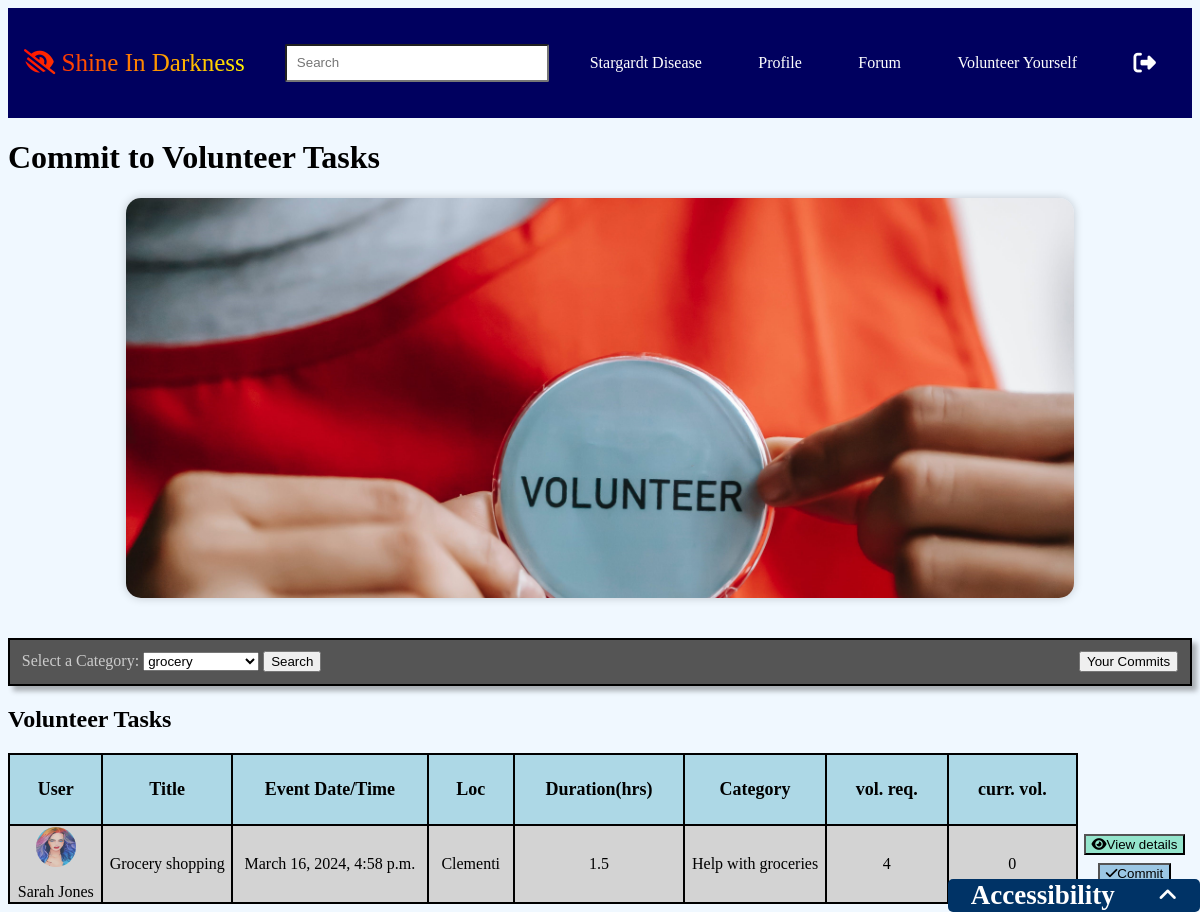
The page /all_patient_volunteer_helps/ (signed in) on the database its author committed.
### mysocialapp/models.py (models this page shows, shortened)
class VolunteerHelp(models.Model):
    CATEGORY_CHOICES = (
        ("grocery", "Help with groceries"),
        ("house_cleaning", "Help with house cleaning"),
        ("emotional", "Provide emotional help"),
        ("others", "Help with specific tasks"),
    )
    SINGAPORE_LOCATIONS = (
        ("Sembawang", "Sembawang"),
        ("Woodlands", "Woodlands"),
        ("Yishun", "Yishun"),
        ("Ang Mo Kio", "Ang Mo Kio"),
        ("Hougang", "Hougang"),
        ("Punggol", "Punggol"),
        ("Sengkang", "Sengkang"),
        ("Serangoon", "Serangoon"),
        ("Bedok", "Bedok"),
        ("Pasir Ris", "Pasir Ris"),
        ("Tampines", "Tampines"),
        ("Bukit Batok", "Bukit Batok"),
        ("Bukit Panjang", "Bukit Panjang"),
        ("Choa Chu Kang", "Choa Chu Kang"),
        ("Clementi", "Clementi"),
        ("Jurong East", "Jurong East"),
        ("Jurong West", "Jurong West"),
        ("Tengah", "Tengah"),
        ("Central", "Central"),
        ("Bishan", "Bishan"),
        ("Bukit Merah", "Bukit Merah"),
        ("Bukit Timah", "Bukit Timah"),
        ("Central Area", "Central Area"),
        ("Geylang", "Geylang"),
        ("Kallang/ Whampoa", "Kallang/ Whampoa"),
        ("Marine Parade", "Marine Parade"),
        ("Queenstown", "Queenstown"),
        ("Toa Payoh", "Toa Payoh"),
    )
    user = models.ForeignKey(AppUser, related_name="patients", on_delete=models.CASCADE)
    title = models.CharField(max_length=255, null=False, blank=False)
    description = models.TextField(null=False, blank=False)
    preferred_date_time = models.DateTimeField(null=False, blank=False)
    duration = models.DecimalField(
        max_digits=3, decimal_places=1, null=False, blank=False
    )
    category = models.CharField(max_length=20, choices=CATEGORY_CHOICES)
    volunteer_limit = models.PositiveIntegerField(
        validators=[
            MinValueValidator(1, message="At least 1 volunteer is required."),
            MaxValueValidator(5, message="No more than 5 volunteers allowed."),
        ]
    )  # Field for the preferred number of volunteers
    created_at = models.DateTimeField(auto_now_add=True)
    location = models.CharField(     max_length=50,
        choices=SINGAPORE_LOCATIONS,
        help_text="Select a location in Singapore",
    )

class AppUser(models.Model):
    CATEGORY_CHOICES = (
        ("patient", "patient"),
        ("volunteer", "volunteer"),
    )
    user = models.OneToOneField(User, on_delete=models.CASCADE)
    name = models.CharField(max_length=255, null=False, blank=False)
    email = models.EmailField(null=True, blank=True)
    profile_image = models.ImageField(null=True, blank=True)
    background_image = models.ImageField(null=True, blank=True)
    bio = models.CharField(max_length=255, null=True, blank=True)
    group = models.CharField(
        max_length=20, null=False, blank=False, choices=CATEGORY_CHOICES
    )

### mysocialapp/views.py (the view, shortened to what this page needs)
# urls.py: path('all_patient_volunteer_helps/',login_required(login_url="../")(views.allPatientVolunteerHelps),name='all_patient_volunteer_helps'),
@login_required
def allPatientVolunteerHelps(request):
    user = request.user  # Get the authenticated user
    appuser = AppUser.objects.get(user=user)
    help_expired = False
    if request.GET.get("expired_help"):
        if request.GET.get("expired_help") == "true":
            help_expired = True
    now = timezone.now()
    selected_category = request.GET.get("category")
    categories = ["grocery", "house_cleaning", "emotional", "others"]
    if selected_category:
        volunteer_helps = VolunteerHelp.objects.filter(
            category=selected_category, preferred_date_time__gt=now
        ).order_by("-created_at")
    else:
        volunteer_helps = VolunteerHelp.objects.filter(
            category="grocery", preferred_date_time__gt=now
        ).order_by("-created_at")
    upcoming_helps_with_volunteer_count = []
    for volunteer_help in volunteer_helps:
        volunteer_count = VolunteeredHelp.objects.filter(
            volunteer_help=volunteer_help
        ).count()
        if not VolunteeredHelp.objects.filter(
            volunteer_help=volunteer_help, user=appuser
        ).exists():
            if volunteer_count < volunteer_help.volunteer_limit:
                upcoming_helps_with_volunteer_count.append(
                    (volunteer_help, volunteer_count)
                )
    any_field_changed = False
    context = {
        "user": user,
        "appuser": appuser,
        "categories": categories,
        "selected_category": selected_category,
        "upcoming_helps": upcoming_helps_with_volunteer_count,
        "any_field_changed": any_field_changed,
        "help_expired": help_expired,
    }
    return render(request, "screens/all_patient_volunteer_helps.html", context)

### mysocialapp/templates/screens/all_patient_volunteer_helps.html (shortened to what this page needs)
{% load bootstrap4 %}
{% load static %}
<html lang="en">
  <head>
    <link rel="stylesheet" href="../../static/css/css.css" />
    <link href="{% static 'fontawesomefree/css/fontawesome.css' %}" rel="stylesheet" type="text/css">
    <link href="{% static 'fontawesomefree/css/brands.css' %}" rel="stylesheet" type="text/css">
    <link href="{% static 'fontawesomefree/css/solid.css' %}" rel="stylesheet" type="text/css">
  </head>
  <body>
    <ul class="navbar">
      <li class="nav-logo"><i class="fas fa-low-vision"></i> Shine In Darkness</li>
      <div id="search_user">
        <input id="search_input" type="text" placeholder="Search" />
      </div>
      <li class="nav-item"><a href="../disease_overview">Stargardt Disease</a></li>
      <li class="nav-item"><a href="../profile">Profile</a></li>
      <li class="nav-item"><a href="../forum/">Forum</a></li>
      {% if appuser.group == 'volunteer' %}
      <li class="nav-item"><a href="../all_patient_volunteer_helps">Volunteer Yourself</a></li>
      {% endif %}
      <li class="nav-item">
        <a href="../logout"
          ><i
            style="font-size: 140%; margin-right: 20px"
            class="fas fa-sign-out-alt"
          ></i
        ></a>
      </li>
    </ul>
   <h1 id="forum_page_title">Commit to Volunteer Tasks</h1>
   <div id="page_banner">
     <img style="object-fit:cover;" width="80%" src="../../static/assets/pexels-liza-summer-6348129.jpeg" alt="">
   </div>
   <div id="forum_top_section">
    <form style="margin: 0%;" method="get" action="">
    <label for="category">Select a Category:</label>
    <select name="category" id="category">
       {% for category in categories %}
            <option value="{{ category }}" {% if selected_category == category %}selected{% endif %}>{{ category }}</option>
        {% endfor %}
    </select>
    <input type="submit" value="Search">
</form>
  <div id="post">
    <a style="position: relative;" href="../volunteer_commits">
      <button id="post_button">Your Commits</button>
    </a>
  </div>
</div>
<h2>Volunteer Tasks</h2>
<table id="user_help_table">
  <thead>
            <tr>
                <th>User</th>
                <th>Title</th>
                <th>Event Date/Time</th>
                <th>Loc</th>
                <th>Duration(hrs)</th>
                 <th>Category</th>
                <th>vol. req.</th>
                <th>curr. vol.</th>
            </tr>
        </thead>
    <tbody>
            {% for help,vol_count in upcoming_helps %}
                <tr>
                    <td>
                      <img
              {% if help.user.profile_image %}
                src="../../../images/{{help.user.profile_image}}"
                {% else %}
                src="../../static/assets/blank-profile.jpeg"
                {% endif %}
                alt=""
              />
                      <p>{{ help.user.name }}</p>
                    </td>
                    <td>{{ help.title }}</td>
                    <td>{{ help.preferred_date_time }}</td>
                    <td>{{ help.location }}</td>
                    <td>{{ help.duration }}</td>
                    <td>{{ help.get_category_display }}</td>
                    <td>{{ help.volunteer_limit }}</td>
                    <td>{{ vol_count }}</td>
                    <td>
                     <a style="margin: 1vh 0;" href="../view_help_detail/?helpId={{help.id}}"><button style="background-color:rgba(49, 208, 150, 0.482);"><i class="fas fa-eye"></i>View details</button></a>
                     <form method="post" action="../api/commit_to_volunteer_help/">
                        <button type="submit" style="background-color:rgba(63, 145, 200, 0.482);"><i class="fas fa-check"></i>Commit</button>
                      </form>
                   </td>
                </tr>
            {% empty %}
                <tr>
                    <td colspan="4" ><h2 style="margin-top: 10vh;">No Tasks Yet.</h2></td>
                </tr>
            {% endfor %}
        </tbody>
          </table>
    </body>
      <div style="right: 0px;" id="accessibility">
    <div id="accessibility-top-section">
      <h2>Accessibility</h2>
      <i id="slideUp" class="fas fa-angle-up"></i>
    </div>
</div>
</html>

### mysocialapp/static/css/css.css (style rules this page uses)
body { background-color: aliceblue; }
ul.navbar { list-style-type: none; margin: 0; padding: 0; display: flex; height: 14%; width: 100%; justify-content: space-between; align-items: center; background-color: rgb(0, 0, 95); overflow: hidden; }
li.nav-item a { display: block; color: white; text-align: center; padding: 14px 16px; text-decoration: none; }
li.nav-logo { font-size: 25px; background: linear-gradient( to right, red,yellow); -webkit-text-fill-color: transparent; -webkit-background-clip: text; background-clip: text; text-align: center; padding: 14px 16px; text-decoration: none; }
#search_user > input { border-radius: 2px; padding: 0.8vw; width: 22vw; }
#forum_top_section { display: flex; flex-direction: row; flex-wrap: nowrap; justify-content: space-between; background-color: #555; color: #ccc; align-items: center; padding: 1%; box-shadow: 5px 5px 5px rgba(0, 0, 0, 0.3); border: 2px solid black; }
#user_help_table { width: 100%; border-collapse: collapse; }
#user_help_table img { width: 40px; height: 40px; border-radius: 20px; }
#user_help_table th { border: 2px solid black; padding: 2vw; text-align: center; background-color:lightblue ; font-size: large; }
#user_help_table td { border: 2px solid black; text-align: center; background-color: lightgray; }
#user_help_table tr td:last-child { border: none; height: 100%; background-color: aliceblue; display: flex; flex-direction: column; flex-wrap: nowrap; }
#page_banner { width: 100%; height: 50vh; display: flex; justify-content: center; margin-bottom: 5vh; }
#page_banner img { box-shadow: 0 0 10px rgba(0, 0, 0, 0.2); border-radius: 15px; }
#accessibility { background-color: #003366; color: white; padding: 1px; border-radius: 5px; width: 250px; position: fixed; bottom: 0; right: 0; font-size: large; }
#accessibility-top-section { display: flex; flex-direction: row; flex-wrap: nowrap; justify-content: space-around; align-items: center; }
#accessibility h2 { margin: 0; text-align: center; }
#accessibility i { font-size: larger; }

### rows shown on the page
VolunteerHelp: user.profile_image (picture), user.name "Sarah Jones", title "Grocery shopping", preferred_date_time "March 16, 2024, 4:58 p.m.", location "Clementi", duration "1.5", category "Help with groceries", volunteer_limit "4", vol_count "0"

### other values the page prints
form field category "grocery"
